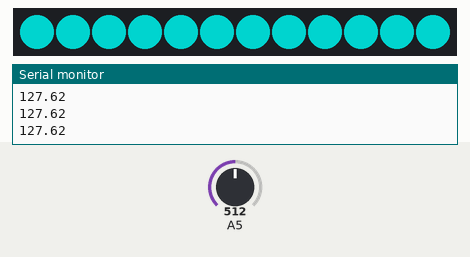
A sketch run on a simulated Arduino Uno, built with avr-gcc and run on an emulated ATmega328P. Parts: 12 RGB LEDs in strip order, left to right, the last lines printed to the serial monitor. The test bench sets the inputs (shaded band); at power-on: A5 = 512. Dim RGB values are drawn brighter than linear.

Above: at 1.2 s.
1.3 s: A5 set to 716
At 3.7 s:
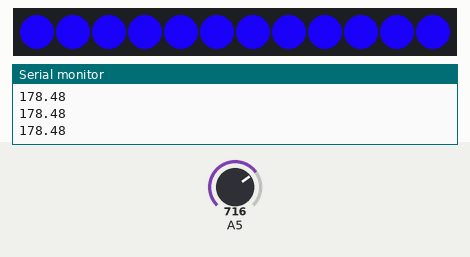
3.9 s: A5 set to 900
At 5.7 s:
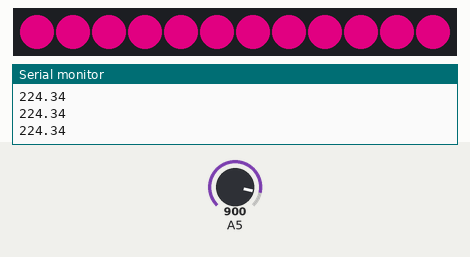
5.9 s: A5 set to 1023
At 7.7 s:
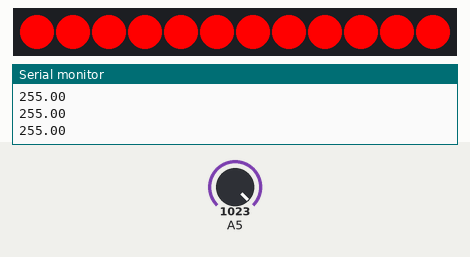
7.9 s: A5 set to 306
At 9.5 s:
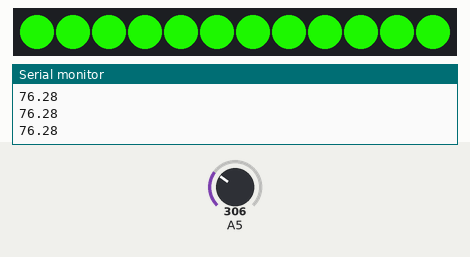
9.9 s: A5 set to 160
At 11.3 s:
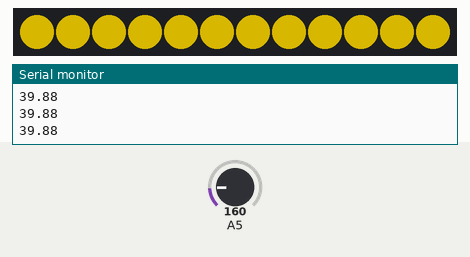

Measured:
- after the input at 1.3 s, the LEDs: first change after 0.89 s (image 1 shows a later state)
- after the input at 3.9 s, the LEDs: first change after 0.31 s (image 2 shows a later state)
- after the input at 5.9 s, the LEDs: first change after 0.33 s (image 3 shows a later state)
- after the input at 7.9 s, the LEDs: first change after 0.32 s (image 4 shows a later state)
- after the input at 9.9 s, the LEDs: first change after 0.30 s (image 5 shows a later state)

The sketch:

PixelLoopwithMic_Data.ino
```cpp
#include <Adafruit_NeoPixel.h>
#ifdef __AVR__
#include <avr/power.h>
#endif

#define PIN 2
#define WINDOW 20
Adafruit_NeoPixel strip = Adafruit_NeoPixel(12, PIN, NEO_GRBW + NEO_KHZ800);

void setup() {
  Serial.begin(9600);
  strip.begin();
  strip.show(); // Initialize all pixels to 'off'
}


void soundToColor(uint8_t wait, float sound){
  /*
   * takes a number 0-255 and loops through all the pixels to set them to that color
   */
  //Serial.print("color changed: ");
  //Serial.println(sound);
  for(int i=0; i<strip.numPixels(); i++) { //loop through all the pixels
      strip.setPixelColor(i, Wheel(sound));
      delay(wait);
      strip.show();
    }
}


float listen(){
   /*
   * Code below reads the voltage from the microphone and converts it to a color (0 - 255)
   */
  int count = 0;
  int max_val = -1;
  int mvg_avg = 0;
  int min_val = 256;
  float spread = 1.3;
  while(count < WINDOW) {
    count = count + 1;

    // read the input on analog pin 5:
    int sensorValue = analogRead(A5);

    // Convert the analog reading (which goes from 0 - 1023) to a color (0 - 255):
    float sound = sensorValue * (255.0 / 1023.0);
    // print out the value you read:
    //Serial.print("sounds: ");
    Serial.println(sound);


    if(sound > max_val) {
      max_val = sound;
    }
    if(sound < min_val) {
      min_val = sound;
    }
    mvg_avg = mvg_avg + (sound - mvg_avg)/count;

  }
  //Serial.println((max_val-mvg_avg)/2);
  //Serial.print("mvg avg: ");
  //Serial.println(mvg_avg);
  //Serial.print("max value: ");
  //Serial.println(max_val);
  return (max_val + mvg_avg)/2;

}


uint32_t Wheel(byte WheelPos) {
/*
 * Wheel transforms a number 0 to 255 to a color
 * Input a value 0 to 255 to get a color value.
 * The colours are a transition r - g - b - back to r.
 */
  WheelPos = 255 - WheelPos;
  if(WheelPos < 85) {
    return strip.Color(255 - WheelPos * 3, 0, WheelPos * 3);
  }
  if(WheelPos < 170) {
    WheelPos -= 85;
    return strip.Color(0, WheelPos * 3, 255 - WheelPos * 3);
  }
  WheelPos -= 170;
  return strip.Color(WheelPos * 3, 255 - WheelPos * 3, 0);
}


void loop() {

  soundToColor(75, listen());
  //Serial.print("hello");
//  delay(2500);

}
```
